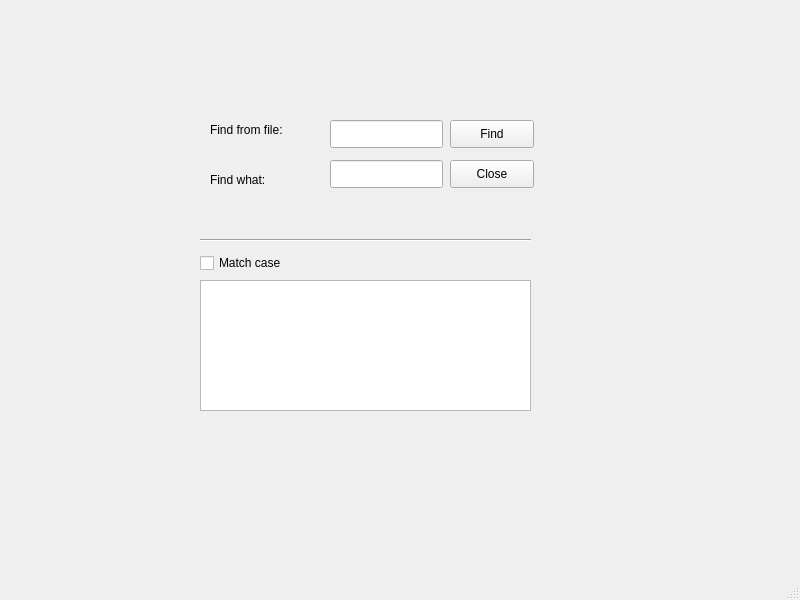
<?xml version="1.0" encoding="UTF-8"?>
<ui version="4.0">
 <class>MainWindow</class>
 <widget class="QMainWindow" name="MainWindow">
  <property name="geometry">
   <rect>
    <x>0</x>
    <y>0</y>
    <width>800</width>
    <height>600</height>
   </rect>
  </property>
  <property name="windowTitle">
   <string>MainWindow</string>
  </property>
  <widget class="QWidget" name="centralwidget">
   <widget class="QPushButton" name="findPushButton">
    <property name="geometry">
     <rect>
      <x>450</x>
      <y>120</y>
      <width>84</width>
      <height>28</height>
     </rect>
    </property>
    <property name="text">
     <string>Find</string>
    </property>
   </widget>
   <widget class="QPushButton" name="closePushButton">
    <property name="geometry">
     <rect>
      <x>450</x>
      <y>160</y>
      <width>84</width>
      <height>28</height>
     </rect>
    </property>
    <property name="text">
     <string>Close</string>
    </property>
   </widget>
   <widget class="Line" name="line">
    <property name="geometry">
     <rect>
      <x>200</x>
      <y>230</y>
      <width>331</width>
      <height>20</height>
     </rect>
    </property>
    <property name="orientation">
     <enum>Qt::Horizontal</enum>
    </property>
   </widget>
   <widget class="QTextBrowser" name="textBrowser">
    <property name="geometry">
     <rect>
      <x>200</x>
      <y>280</y>
      <width>331</width>
      <height>131</height>
     </rect>
    </property>
   </widget>
   <widget class="QLabel" name="label">
    <property name="geometry">
     <rect>
      <x>210</x>
      <y>120</y>
      <width>91</width>
      <height>20</height>
     </rect>
    </property>
    <property name="text">
     <string>Find from file:</string>
    </property>
   </widget>
   <widget class="QLabel" name="label_2">
    <property name="geometry">
     <rect>
      <x>210</x>
      <y>170</y>
      <width>91</width>
      <height>20</height>
     </rect>
    </property>
    <property name="text">
     <string>Find what:</string>
    </property>
   </widget>
   <widget class="QCheckBox" name="matchCheckBox">
    <property name="geometry">
     <rect>
      <x>200</x>
      <y>250</y>
      <width>101</width>
      <height>26</height>
     </rect>
    </property>
    <property name="text">
     <string>Match case</string>
    </property>
   </widget>
   <widget class="QLineEdit" name="fileLineEdit">
    <property name="geometry">
     <rect>
      <x>330</x>
      <y>120</y>
      <width>113</width>
      <height>28</height>
     </rect>
    </property>
   </widget>
   <widget class="QLineEdit" name="keyLineEdit">
    <property name="geometry">
     <rect>
      <x>330</x>
      <y>160</y>
      <width>113</width>
      <height>28</height>
     </rect>
    </property>
   </widget>
  </widget>
  <widget class="QMenuBar" name="menubar">
   <property name="geometry">
    <rect>
     <x>0</x>
     <y>0</y>
     <width>800</width>
     <height>25</height>
    </rect>
   </property>
  </widget>
  <widget class="QStatusBar" name="statusbar"/>
 </widget>
 <resources/>
 <connections>
  <connection>
   <sender>closePushButton</sender>
   <signal>clicked()</signal>
   <receiver>MainWindow</receiver>
   <slot>close()</slot>
   <hints>
    <hint type="sourcelabel">
     <x>491</x>
     <y>198</y>
    </hint>
    <hint type="destinationlabel">
     <x>399</x>
     <y>299</y>
    </hint>
   </hints>
  </connection>
  <connection>
   <sender>fileLineEdit</sender>
   <signal>editingFinished()</signal>
   <receiver>findPushButton</receiver>
   <slot>click()</slot>
   <hints>
    <hint type="sourcelabel">
     <x>386</x>
     <y>158</y>
    </hint>
    <hint type="destinationlabel">
     <x>491</x>
     <y>158</y>
    </hint>
   </hints>
  </connection>
  <connection>
   <sender>keyLineEdit</sender>
   <signal>editingFinished()</signal>
   <receiver>findPushButton</receiver>
   <slot>click()</slot>
   <hints>
    <hint type="sourcelabel">
     <x>386</x>
     <y>198</y>
    </hint>
    <hint type="destinationlabel">
     <x>491</x>
     <y>158</y>
    </hint>
   </hints>
  </connection>
 </connections>
</ui>
